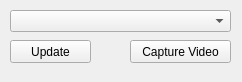
<?xml version="1.0" encoding="UTF-8"?>
<ui version="4.0">
 <class>MainWindow</class>
 <widget class="QMainWindow" name="MainWindow">
  <property name="geometry">
   <rect>
    <x>0</x>
    <y>0</y>
    <width>242</width>
    <height>82</height>
   </rect>
  </property>
  <property name="windowTitle">
   <string>WebCam by abibas v0.1</string>
  </property>
  <widget class="QWidget" name="centralWidget">
   <widget class="QComboBox" name="cbDevicesList">
    <property name="geometry">
     <rect>
      <x>10</x>
      <y>10</y>
      <width>221</width>
      <height>22</height>
     </rect>
    </property>
   </widget>
   <widget class="QPushButton" name="pbUpdate">
    <property name="geometry">
     <rect>
      <x>10</x>
      <y>40</y>
      <width>81</width>
      <height>23</height>
     </rect>
    </property>
    <property name="text">
     <string>Update</string>
    </property>
   </widget>
   <widget class="QPushButton" name="pbCaptureVideo">
    <property name="geometry">
     <rect>
      <x>130</x>
      <y>40</y>
      <width>101</width>
      <height>23</height>
     </rect>
    </property>
    <property name="text">
     <string>Capture Video</string>
    </property>
   </widget>
  </widget>
 </widget>
 <layoutdefault spacing="6" margin="11"/>
 <resources/>
 <connections/>
</ui>
